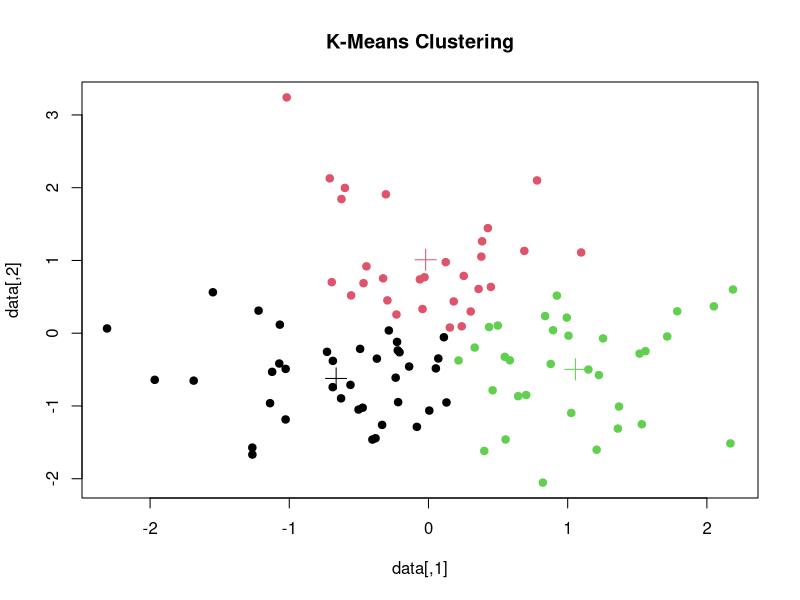

Write the R code that produced this figure.
# Generate some random data
set.seed(123)
data <- matrix(rnorm(200), ncol = 2)

# Number of clusters
k <- 3

# Run k-means algorithm
kmeans_result <- kmeans(data, centers = k)

# Cluster assignments
cluster_labels <- kmeans_result$cluster

# Centroids
centroids <- kmeans_result$centers

# Plot the clusters
plot(data, col = cluster_labels, pch = 19, main = "K-Means Clustering")
points(centroids, col = 1:k, pch = 3, cex = 2)
